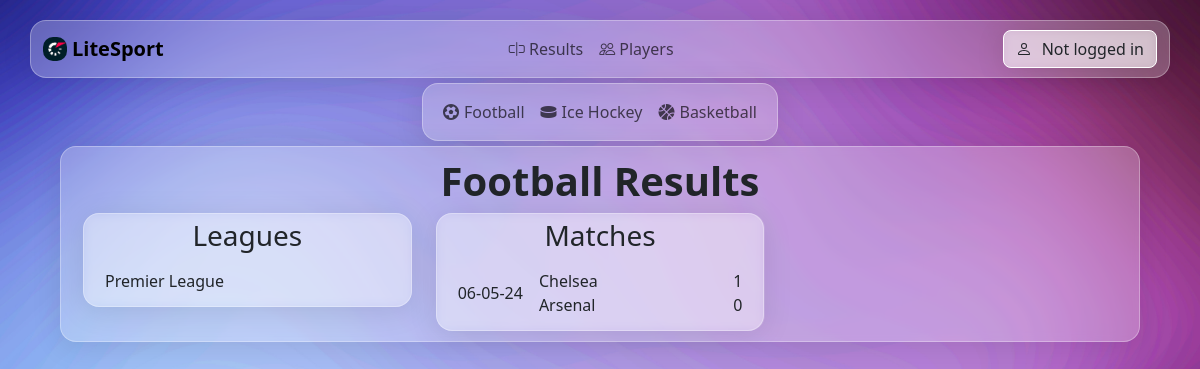
The app's page /football/results/1, older data.
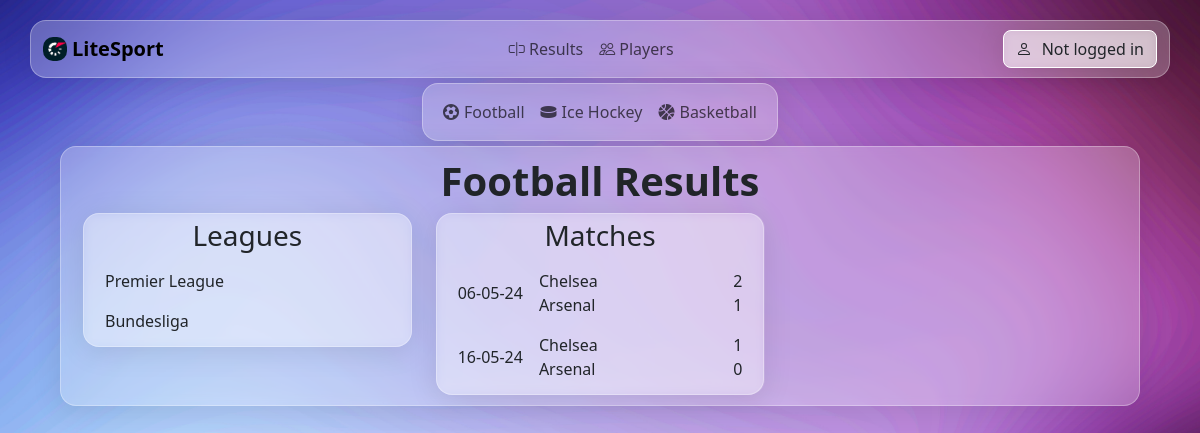
The same page, newer data.
### base/models.py (models this page shows, shortened)
class League(models.Model):
    name = models.CharField(max_length=50, blank=False, null=False)
    description = models.CharField(max_length=100, blank=True, null=True)
    id_category = models.ForeignKey('Category', on_delete=models.CASCADE)

class Match(models.Model):
    score_1 = models.IntegerField(default=0)
    score_2 = models.IntegerField(default=0)
    start_time = models.DateTimeField(null=True)
    end_time = models.DateTimeField(null=True)
    viewers = models.IntegerField(default=0)
    stadium = models.CharField(max_length=30,default="")
    id_category = models.ForeignKey('Category', on_delete=models.CASCADE)
    id_league = models.ForeignKey('League', on_delete=models.CASCADE)
    user = models.ForeignKey(User, on_delete=models.CASCADE)
    id_team_1 = models.ForeignKey('Team', on_delete=models.CASCADE, related_name='team_1')
    id_team_2 = models.ForeignKey('Team', on_delete=models.CASCADE, related_name='team_2')

class Team(models.Model):
    name = models.CharField(max_length=30,default="",null=False)
    id_category = models.ForeignKey('Category', on_delete=models.CASCADE)
    id_league = models.ForeignKey('League', on_delete=models.CASCADE)

### base/views.py (the view)
# urls.py: path('', views.home, name="home"),
def home(request, league_id=None, match_id=None):
    match = None
    match_history = None
    league = None
    category = Category.objects.get(name='Football')
    leagues = League.objects.filter(id_category=category)
    favourites = []
    users = []
    if request.user.is_authenticated:
        favourites = Favourite.objects.filter(user=request.user).values_list('id_match_id', flat=True)
    if league_id:
        league = League.objects.get(id=league_id)
        if match_id:
            match = Match.objects.get(id=match_id)
            match_history = GoalHistory.objects.filter(match=match_id).order_by('minute')
            users = User.objects.filter(favourite__id_match_id=match_id)
        else:
            match = None
        matches = Match.objects.filter(id_league=league)
    else:
        matches = None
    context = {
        'leagues': leagues,
        'matches': matches,
        'selected_match': match,
        'selected_league': league,
        'selected_category': category,
        'match_history': match_history,
        'favourites': favourites,
        'users': users,
        'title': 'Football Results',
        'type_view': 'results',
    }
    return render(request, 'base/home.html', context)

### base/templates/base/home.html (shortened to what the changed rows need)
{% extends 'main.html' %}
{% block content %}
<div class="container-lg glass-effect main-container">
    <h1 ><strong class="page-title">{{title}}</strong></h1>
    <div class="container text-start">
        <div class="row align-items-start">
            <div class="col">
                <div class="league-div glass-effect">
                    <ul class="list-group">
                        {% for league in leagues %}
                            {% if league.id_category.name == "Football" %}
                                <li class="list-group-item d-flex justify-content-between align-items-center">
                                    <a href="{% url 'football_league' league.id %}">
                                        {{ league.name }}
                                    </a>
                                </li>
                            {% elif league.id_category.name == "Basketball" %}
                                <li class="list-group-item d-flex justify-content-between align-items-center">
                                    <a href="{% url 'basketball_league' league.id %}">
                                        {{ league.name }}
                                    </a>
                                </li>
                            {% elif league.id_category.name == "Ice Hockey" %}
                                <li class="list-group-item d-flex justify-content-between align-items-center">
                                    <a href="{% url 'hockey_league' league.id %}">
                                        {{ league.name }}
                                    </a>
                                </li>
                            {% endif %}
                        {% empty %}
                        <li class="list-group-item">There is no ligues in this category.</li>
                        {% endfor %}
                    </ul>
                </div>
            </div>
            <div class="col">
                <div class="league-div glass-effect">
                    <ul class="list-group">
                        {% for match in matches %}
                        <li class="list-group-item d-flex justify-content-between align-items-start">
                            <div class="d-flex">
                                <div class="match-date me-3 align-self-center">{{ match.start_time|date:"d-m-y" }}</div>
                                <div>
                                    {% if match.id_category.name == "Football" %}
                                        <a href="{% url 'football_match' match.id_league.id match.id %}" class="match-teams">
                                            <div>{{ match.id_team_1.name }}</div>
                                            <div>{{ match.id_team_2.name }}</div>
                                        </a>
                                    {% elif match.id_category.name == "Basketball" %}
                                        <a href="{% url 'basketball_match' match.id_league.id match.id %}" class="match-teams">
                                            <div>{{ match.id_team_1.name }}</div>
                                            <div>{{ match.id_team_2.name }}</div>
                                        </a>
                                    {% elif match.id_category.name == "Ice Hockey" %}
                                        <a href="{% url 'hockey_match' match.id_league.id match.id %}" class="match-teams">
                                            <div>{{ match.id_team_1.name }}</div>
                                            <div>{{ match.id_team_2.name }}</div>
                                        </a>
                                    {% endif %}
                                </div>
                            </div>
                            <div class="match-result text-end">
                                {% if match.start_time|date:"d-m-y" < "now"|date:"d-m-y" %}
                                    <strong>
                                        <div>{{ match.score_1 }}</div>
                                        <div>{{ match.score_2 }}</div>
                                    </strong>
                                {% else %}
                                    <div>{{ match.score_1 }}</div>
                                    <div>{{ match.score_2 }}</div>
                                {% endif %}
                            </div>
                        </li>
                    {% empty %}
                        <li class="list-group-item">Please select a league to view matches.</li>
                    {% endfor %}
                    </ul>
                </div>
            </div>
        </div>
    </div>
</div>
{% endblock %}

Row changes from the older to the newer data that the page shows:
added League: name "Bundesliga"
changed Match (number 1 of 2 on the later page): score_1 "1" → "2"; score_2 "0" → "1"
added Match: start_time "16-05-24", id_team_1.name "Chelsea", id_team_2.name "Arsenal", score_1 "1", score_2 "0"
